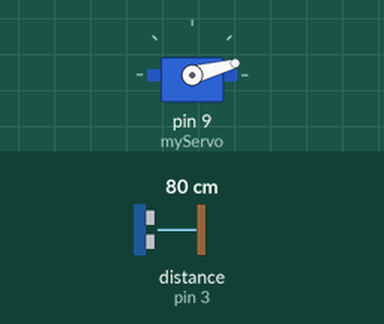
Recording of a sketch running on a simulated Arduino Uno, built with avr-gcc and run on an emulated ATmega328P. On the bench: servo. Wiring (inferred from the names in the program): ultrasonic range finder: trigger pin 4; echo pin 3. The test bench sets the inputs (shaded band); at power-on: distance to the obstacle (sensor on pin 3) 80 cm. The echo pulse lasts 58.3 µs per cm; what the sketch prints to the serial monitor is not drawn.

Above: at 0.01 s.
1.3 s: distance to the obstacle (sensor on pin 3) set to 2 cm
At 2.0 s:
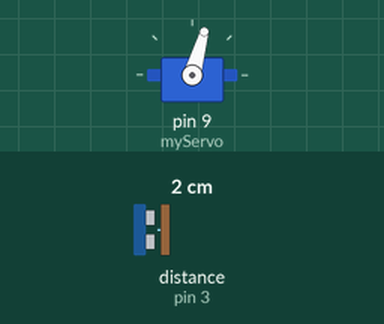
4.3 s: distance to the obstacle (sensor on pin 3) set to 299 cm
At 5.17 s:
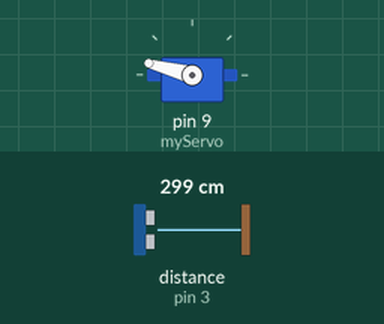
7.3 s: distance to the obstacle (sensor on pin 3) set to 4 cm
At 8.2 s:
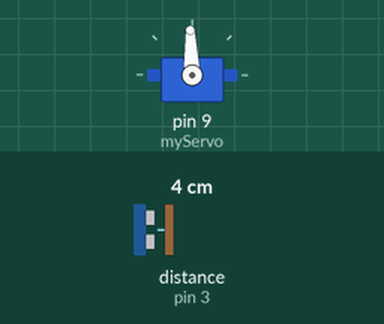
10.3 s: distance to the obstacle (sensor on pin 3) set to 35 cm
Timing chart, 0 to 14.3 s (numbered marks = the images above; inputs shaded):
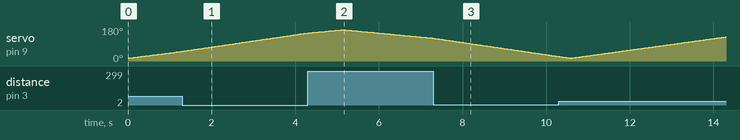

The sketch:

Arduino_Radar.ino
```cpp
#include <Servo.h>.

//sensörde kullanmak üzere trig ve echo pinini tanımlıyoruz
const int trigPin = 4;
const int echoPin = 3;

long duration;
int distance;
Servo myServo;


void setup() {

//giriş ve çıkış belirliyoruz.
//serial haberleşmeyi başlatıyoruz

  pinMode(trigPin, OUTPUT);
  pinMode(echoPin, INPUT);
  Serial.begin(9600);
  myServo.attach(9);

}

void loop() {
  //15 ile 165 derece arasında 1 derece aralıklarla servo motoru ile soldan sağa döndürüyoruz.
  for(int i=15;i<=165;i++){
  myServo.write(i);
  delay(30);
  distance = calculateDistance();

  Serial.print(i);
  Serial.print(",");
  Serial.print(distance);
  Serial.print(".");
  }


 //15 ile 165 derece arasında 1 derece aralıklarla servo motoru sağdan sola döndürüyoruz.
  for(int i=165;i>15;i--){
  myServo.write(i);
  delay(30);
  distance = calculateDistance();
  Serial.print(i);
  Serial.print(",");
  Serial.print(distance);
  Serial.print(".");
  }
}

//calculateDistance  ultrasonik sensörlerdeki mesafe bilgisini alan işlemdir.
int calculateDistance(){

  digitalWrite(trigPin, LOW);
  delayMicroseconds(2);

  digitalWrite(trigPin, HIGH);
  delayMicroseconds(10);
  digitalWrite(trigPin, LOW);
  duration = pulseIn(echoPin, HIGH);
  distance= duration*0.034/2;
  return distance;

}
```
